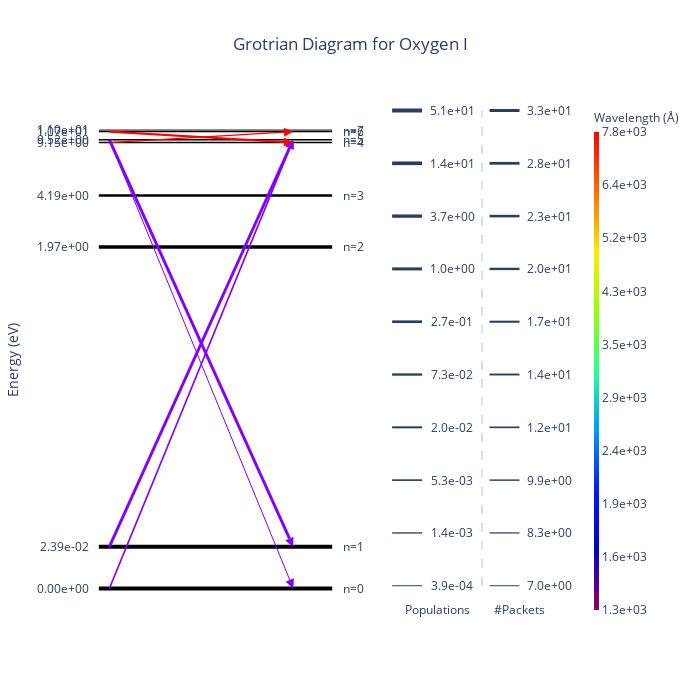

This figure's notebook cell:
### Code cell
diag = GrotrianWidget.from_simulation(sim)
diag.set_ion(8, 0) # O I
diag.display()

### Figure 1 — Plotly figure (JSON) as saved in the notebook; plotly's stock layout.template omitted (floating-point values rounded to 4 significant figures)
{"data": [{"hovertemplate": "Energy: 0.00e+00 eV<br>Population: 5.08e+01<extra></extra>", "line": {"color": "black", "width": 4}, "mode": "lines", "showlegend": false, "type": "scatter", "x": [-0.05, 0.07222, 0.1944, 0.3167, 0.4389, 0.5611, 0.6833, 0.8056, 0.9278, 1.05], "xaxis": "x", "y": [0, 0, 0, 0, 0, 0, 0, 0, 0, 0], "yaxis": "y"}, {"hovertemplate": "Energy: 2.39e-02 eV<br>Population: 3.97e+01<extra></extra>", "line": {"color": "black", "width": 3.938}, "mode": "lines", "showlegend": false, "type": "scatter", "x": [-0.05, 0.07222, 0.1944, 0.3167, 0.4389, 0.5611, 0.6833, 0.8056, 0.9278, 1.05], "xaxis": "x", "y": [0.1, 0.1, 0.1, 0.1, 0.1, 0.1, 0.1, 0.1, 0.1, 0.1], "yaxis": "y"}, {"hovertemplate": "Energy: 1.97e+00 eV<br>Population: 6.73e+00<extra></extra>", "line": {"color": "black", "width": 3.486}, "mode": "lines", "showlegend": false, "type": "scatter", "x": [-0.05, 0.07222, 0.1944, 0.3167, 0.4389, 0.5611, 0.6833, 0.8056, 0.9278, 1.05], "xaxis": "x", "y": [0.8195, 0.8195, 0.8195, 0.8195, 0.8195, 0.8195, 0.8195, 0.8195, 0.8195, 0.8195], "yaxis": "y"}, {"hovertemplate": "Energy: 4.19e+00 eV<br>Population: 1.38e-01<extra></extra>", "line": {"color": "black", "width": 2.496}, "mode": "lines", "showlegend": false, "type": "scatter", "x": [-0.05, 0.07222, 0.1944, 0.3167, 0.4389, 0.5611, 0.6833, 0.8056, 0.9278, 1.05], "xaxis": "x", "y": [0.9427, 0.9427, 0.9427, 0.9427, 0.9427, 0.9427, 0.9427, 0.9427, 0.9427, 0.9427], "yaxis": "y"}, {"hovertemplate": "Energy: 9.15e+00 eV<br>Population: 4.25e-03<extra></extra>", "line": {"color": "black", "width": 1.611}, "mode": "lines", "showlegend": false, "type": "scatter", "x": [-0.05, 0.07222, 0.1944, 0.3167, 0.4389, 0.5611, 0.6833, 0.8056, 0.9278, 1.05], "xaxis": "x", "y": [1.07, 1.07, 1.07, 1.07, 1.07, 1.07, 1.07, 1.07, 1.07, 1.07], "yaxis": "y"}, {"hovertemplate": "Energy: 9.52e+00 eV<br>Population: 1.74e-03<extra></extra>", "line": {"color": "black", "width": 1.383}, "mode": "lines", "showlegend": false, "type": "scatter", "x": [-0.05, 0.07222, 0.1944, 0.3167, 0.4389, 0.5611, 0.6833, 0.8056, 0.9278, 1.05], "xaxis": "x", "y": [1.077, 1.077, 1.077, 1.077, 1.077, 1.077, 1.077, 1.077, 1.077, 1.077], "yaxis": "y"}, {"hovertemplate": "Energy: 1.07e+01 eV<br>Population: 2.48e-03<extra></extra>", "line": {"color": "black", "width": 1.474}, "mode": "lines", "showlegend": false, "type": "scatter", "x": [-0.05, 0.07222, 0.1944, 0.3167, 0.4389, 0.5611, 0.6833, 0.8056, 0.9278, 1.05], "xaxis": "x", "y": [1.096, 1.096, 1.096, 1.096, 1.096, 1.096, 1.096, 1.096, 1.096, 1.096], "yaxis": "y"}, {"hovertemplate": "Energy: 1.10e+01 eV<br>Population: 3.85e-04<extra></extra>", "line": {"color": "black", "width": 1}, "mode": "lines", "showlegend": false, "type": "scatter", "x": [-0.05, 0.07222, 0.1944, 0.3167, 0.4389, 0.5611, 0.6833, 0.8056, 0.9278, 1.05], "xaxis": "x", "y": [1.1, 1.1, 1.1, 1.1, 1.1, 1.1, 1.1, 1.1, 1.1, 1.1], "yaxis": "y"}, {"hovertemplate": "Count: 11<br>Wavelength: 1.30e+03 Å<extra></extra>", "line": {"color": "#8000ff", "width": 1.583}, "marker": {"angleref": "previous", "color": "#8000ff", "size": 9, "symbol": "arrow-bar-up"}, "type": "scatter", "x": [0, 0.8665], "xaxis": "x", "y": [0, 1.077], "yaxis": "y"}, {"hovertemplate": "Count: 31<br>Wavelength: 1.31e+03 Å<extra></extra>", "line": {"color": "#8000ff", "width": 2.919}, "marker": {"angleref": "previous", "color": "#8000ff", "size": 9, "symbol": "arrow-bar-up"}, "type": "scatter", "x": [0, 0.8662], "xaxis": "x", "y": [0.1, 1.077], "yaxis": "y"}, {"hovertemplate": "Count: 9<br>Wavelength: 7.78e+03 Å<extra></extra>", "line": {"color": "#ff0000", "width": 1.324}, "marker": {"angleref": "previous", "color": "#ff0000", "size": 9, "symbol": "arrow-bar-up"}, "type": "scatter", "x": [0, 0.8653], "xaxis": "x", "y": [1.07, 1.096], "yaxis": "y"}, {"hovertemplate": "Count: 7<br>Wavelength: 1.30e+03 Å<extra></extra>", "line": {"color": "#8000ff", "width": 1}, "marker": {"angleref": "previous", "color": "#8000ff", "size": 9, "symbol": "arrow-bar-up"}, "type": "scatter", "x": [0, 0.8665], "xaxis": "x", "y": [1.077, 0], "yaxis": "y"}, {"hovertemplate": "Count: 33<br>Wavelength: 1.31e+03 Å<extra></extra>", "line": {"color": "#8000ff", "width": 3}, "marker": {"angleref": "previous", "color": "#8000ff", "size": 9, "symbol": "arrow-bar-up"}, "type": "scatter", "x": [0, 0.8662], "xaxis": "x", "y": [1.077, 0.1], "yaxis": "y"}, {"hovertemplate": "Count: 17<br>Wavelength: 7.78e+03 Å<extra></extra>", "line": {"color": "#ff0000", "width": 2.144}, "marker": {"angleref": "previous", "color": "#ff0000", "size": 9, "symbol": "arrow-bar-up"}, "type": "scatter", "x": [0, 0.8653], "xaxis": "x", "y": [1.096, 1.07], "yaxis": "y"}, {"hoverinfo": "none", "marker": {"cmax": 3.891, "cmin": 3.115, "colorbar": {"outlinewidth": 0, "thickness": 5, "ticktext": ["1.3e+03", "1.6e+03", "1.9e+03", "2.4e+03", "2.9e+03", "3.5e+03", "4.3e+03", "5.2e+03", "6.4e+03", "7.8e+03"], "tickvals": [3.115, 3.201, 3.287, 3.373, 3.46, 3.546, 3.632, 3.718, 3.805, 3.891], "title": {"font": {"size": 12}, "text": "Wavelength (Å)"}}, "colorscale": [[0, "rgb(150,0,90)"], [0.125, "rgb(0,0,200)"], [0.25, "rgb(0,25,255)"], [0.375, "rgb(0,152,255)"], [0.5, "rgb(44,255,150)"], [0.625, "rgb(151,255,0)"], [0.75, "rgb(255,234,0)"], [0.875, "rgb(255,111,0)"], [1, "rgb(255,0,0)"]], "showscale": true}, "mode": "markers", "type": "scatter", "x": [null], "xaxis": "x2", "y": [null], "yaxis": "y2"}], "layout": {"annotations": [{"showarrow": false, "text": "n=0", "x": 1.15, "xref": "x", "y": 0}, {"showarrow": false, "text": "n=1", "x": 1.15, "xref": "x", "y": 0.1}, {"showarrow": false, "text": "n=2", "x": 1.15, "xref": "x", "y": 0.8195}, {"showarrow": false, "text": "n=3", "x": 1.15, "xref": "x", "y": 0.9427}, {"showarrow": false, "text": "n=4", "x": 1.15, "xref": "x", "y": 1.07}, {"showarrow": false, "text": "n=5", "x": 1.15, "xref": "x", "y": 1.077}, {"showarrow": false, "text": "n=6", "x": 1.15, "xref": "x", "y": 1.096}, {"showarrow": false, "text": "n=7", "x": 1.15, "xref": "x", "y": 1.1}, {"showarrow": false, "text": "3.9e-04", "x": 0.5, "xref": "x2", "y": 0, "yref": "y2"}, {"showarrow": false, "text": "1.4e-03", "x": 0.5, "xref": "x2", "y": 0.1111, "yref": "y2"}, {"showarrow": false, "text": "5.3e-03", "x": 0.5, "xref": "x2", "y": 0.2222, "yref": "y2"}, {"showarrow": false, "text": "2.0e-02", "x": 0.5, "xref": "x2", "y": 0.3333, "yref": "y2"}, {"showarrow": false, "text": "7.3e-02", "x": 0.5, "xref": "x2", "y": 0.4444, "yref": "y2"}, {"showarrow": false, "text": "2.7e-01", "x": 0.5, "xref": "x2", "y": 0.5556, "yref": "y2"}, {"showarrow": false, "text": "1.0e+00", "x": 0.5, "xref": "x2", "y": 0.6667, "yref": "y2"}, {"showarrow": false, "text": "3.7e+00", "x": 0.5, "xref": "x2", "y": 0.7778, "yref": "y2"}, {"showarrow": false, "text": "1.4e+01", "x": 0.5, "xref": "x2", "y": 0.8889, "yref": "y2"}, {"showarrow": false, "text": "5.1e+01", "x": 0.5, "xref": "x2", "y": 1, "yref": "y2"}, {"showarrow": false, "text": "Populations", "x": 0.4, "xref": "x2", "y": -0.05, "yref": "y2"}, {"showarrow": false, "text": "7.0e+00", "x": 1.15, "xref": "x2", "y": 0, "yref": "y2"}, {"showarrow": false, "text": "8.3e+00", "x": 1.15, "xref": "x2", "y": 0.1111, "yref": "y2"}, {"showarrow": false, "text": "9.9e+00", "x": 1.15, "xref": "x2", "y": 0.2222, "yref": "y2"}, {"showarrow": false, "text": "1.2e+01", "x": 1.15, "xref": "x2", "y": 0.3333, "yref": "y2"}, {"showarrow": false, "text": "1.4e+01", "x": 1.15, "xref": "x2", "y": 0.4444, "yref": "y2"}, {"showarrow": false, "text": "1.7e+01", "x": 1.15, "xref": "x2", "y": 0.5556, "yref": "y2"}, {"showarrow": false, "text": "2.0e+01", "x": 1.15, "xref": "x2", "y": 0.6667, "yref": "y2"}, {"showarrow": false, "text": "2.3e+01", "x": 1.15, "xref": "x2", "y": 0.7778, "yref": "y2"}, {"showarrow": false, "text": "2.8e+01", "x": 1.15, "xref": "x2", "y": 0.8889, "yref": "y2"}, {"showarrow": false, "text": "3.3e+01", "x": 1.15, "xref": "x2", "y": 1, "yref": "y2"}, {"showarrow": false, "text": "#Packets", "x": 0.95, "xref": "x2", "y": -0.05, "yref": "y2"}], "autosize": false, "height": 700, "plot_bgcolor": "white", "shapes": [{"line": {"width": 1}, "type": "line", "x0": 0.1, "x1": 0.3, "xref": "x2", "y0": 0, "y1": 0, "yref": "y2"}, {"line": {"width": 1.333}, "type": "line", "x0": 0.1, "x1": 0.3, "xref": "x2", "y0": 0.1111, "y1": 0.1111, "yref": "y2"}, {"line": {"width": 1.667}, "type": "line", "x0": 0.1, "x1": 0.3, "xref": "x2", "y0": 0.2222, "y1": 0.2222, "yref": "y2"}, {"line": {"width": 2}, "type": "line", "x0": 0.1, "x1": 0.3, "xref": "x2", "y0": 0.3333, "y1": 0.3333, "yref": "y2"}, {"line": {"width": 2.333}, "type": "line", "x0": 0.1, "x1": 0.3, "xref": "x2", "y0": 0.4444, "y1": 0.4444, "yref": "y2"}, {"line": {"width": 2.667}, "type": "line", "x0": 0.1, "x1": 0.3, "xref": "x2", "y0": 0.5556, "y1": 0.5556, "yref": "y2"}, {"line": {"width": 3}, "type": "line", "x0": 0.1, "x1": 0.3, "xref": "x2", "y0": 0.6667, "y1": 0.6667, "yref": "y2"}, {"line": {"width": 3.333}, "type": "line", "x0": 0.1, "x1": 0.3, "xref": "x2", "y0": 0.7778, "y1": 0.7778, "yref": "y2"}, {"line": {"width": 3.667}, "type": "line", "x0": 0.1, "x1": 0.3, "xref": "x2", "y0": 0.8889, "y1": 0.8889, "yref": "y2"}, {"line": {"width": 4}, "type": "line", "x0": 0.1, "x1": 0.3, "xref": "x2", "y0": 1, "y1": 1, "yref": "y2"}, {"line": {"color": "grey", "dash": "dash", "width": 0.5}, "type": "line", "x0": 0.7, "x1": 0.7, "xref": "x2", "y0": 0, "y1": 1, "yref": "y2"}, {"line": {"width": 1}, "type": "line", "x0": 0.75, "x1": 0.95, "xref": "x2", "y0": 0, "y1": 0, "yref": "y2"}, {"line": {"width": 1.222}, "type": "line", "x0": 0.75, "x1": 0.95, "xref": "x2", "y0": 0.1111, "y1": 0.1111, "yref": "y2"}, {"line": {"width": 1.444}, "type": "line", "x0": 0.75, "x1": 0.95, "xref": "x2", "y0": 0.2222, "y1": 0.2222, "yref": "y2"}, {"line": {"width": 1.667}, "type": "line", "x0": 0.75, "x1": 0.95, "xref": "x2", "y0": 0.3333, "y1": 0.3333, "yref": "y2"}, {"line": {"width": 1.889}, "type": "line", "x0": 0.75, "x1": 0.95, "xref": "x2", "y0": 0.4444, "y1": 0.4444, "yref": "y2"}, {"line": {"width": 2.111}, "type": "line", "x0": 0.75, "x1": 0.95, "xref": "x2", "y0": 0.5556, "y1": 0.5556, "yref": "y2"}, {"line": {"width": 2.333}, "type": "line", "x0": 0.75, "x1": 0.95, "xref": "x2", "y0": 0.6667, "y1": 0.6667, "yref": "y2"}, {"line": {"width": 2.556}, "type": "line", "x0": 0.75, "x1": 0.95, "xref": "x2", "y0": 0.7778, "y1": 0.7778, "yref": "y2"}, {"line": {"width": 2.778}, "type": "line", "x0": 0.75, "x1": 0.95, "xref": "x2", "y0": 0.8889, "y1": 0.8889, "yref": "y2"}, {"line": {"width": 3}, "type": "line", "x0": 0.75, "x1": 0.95, "xref": "x2", "y0": 1, "y1": 1, "yref": "y2"}], "showlegend": false, "title": {"text": "Grotrian Diagram for Oxygen I", "x": 0.5}, "width": 700, "xaxis": {"anchor": "y", "automargin": true, "domain": [0, 0.57], "fixedrange": true, "showgrid": false, "showticklabels": false}, "xaxis2": {"anchor": "y2", "domain": [0.62, 1], "fixedrange": true, "showticklabels": false}, "yaxis": {"anchor": "x", "domain": [0, 1], "fixedrange": true, "range": [0, null], "showgrid": false, "tickmode": "array", "ticktext": ["0.00e+00", "2.39e-02", "1.97e+00", "4.19e+00", "9.15e+00", "9.52e+00", "1.07e+01", "1.10e+01"], "tickvals": [0, 0.1, 0.8195, 0.9427, 1.07, 1.077, 1.096, 1.1], "title": {"text": "Energy (eV)"}}, "yaxis2": {"anchor": "x2", "domain": [0, 1], "fixedrange": true, "showticklabels": false}}}
